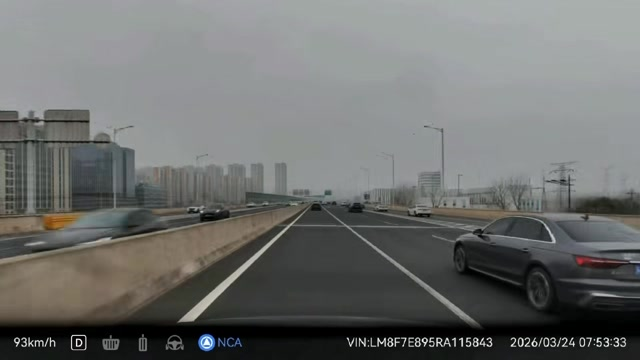
#> input picture backend/data/thumbnails/1b9511ee-4e3a-4b90-9143-cb412a4516e5.jpg, 640 x 360 px
$ python -i lane_detector.py   (imports and definitions only)
#> lines starting #> are read from the running program, lines starting #| are printed output that depends on the picture; after the words box and inside, x2 and y2 are one past the last pixel; in counts of white or black regions, pixels touching at a corner belong together
#> further down, picture is the input picture: shape (360, 640, 3); mean B, G, R 109.3, 110.9, 109.3
"""
车道线检测服务
使用 OpenCV Hough 变换检测车道线、实线/虚线分类、停止线检测
"""
import cv2
import numpy as np
from typing import Dict, List, Optional, Tuple


class LaneDetector:
    """车道线检测服务"""

    def __init__(self):
        # 车道线颜色范围 (HSV)
        self.white_lower = np.array([0, 0, 200])
        self.white_upper = np.array([180, 30, 255])
        self.yellow_lower = np.array([20, 100, 100])
        self.yellow_upper = np.array([30, 255, 255])

        # Hough 变换参数
        self.rho = 2
        self.theta = np.pi / 180
        self.threshold = 50
        self.min_line_length = 30
        self.max_line_gap = 100

    def detect_lanes(self, frame: np.ndarray) -> Dict:
        """
        检测车道线

        Returns:
            {
                "lane_lines": [...],  # 所有检测到的线段
                "solid_lines": [...], # 实线
                "dashed_lines": [...], # 虚线
                "stop_line": {...},   # 停止线
                "horizontal_lines": [...] # 水平线（可能是停止线）
            }
        """
        # 转换为灰度图
        gray = cv2.cvtColor(frame, cv2.COLOR_BGR2GRAY)

        # 边缘检测
        edges = cv2.Canny(gray, 50, 150)
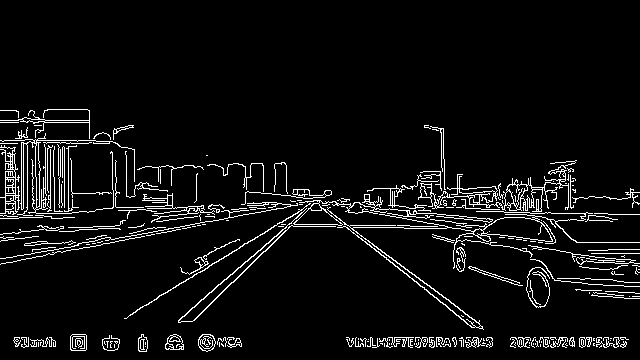
#> edges: shape (360, 640); 5.9% white in thin lines or dots, all inside (x1, y1, x2, y2) = (0, 109, 640, 352)

        # 车道线区域（图像下半部分）
        height, width = frame.shape[:2]
#> height = 360; width = 640
        mask = np.zeros_like(edges)
        polygon = np.array([[
            (0, height),
            (width // 3, height // 2),
            (2 * width // 3, height // 2),
            (width, height)
        ]], dtype=np.int32)
        cv2.fillPoly(mask, polygon, 255)
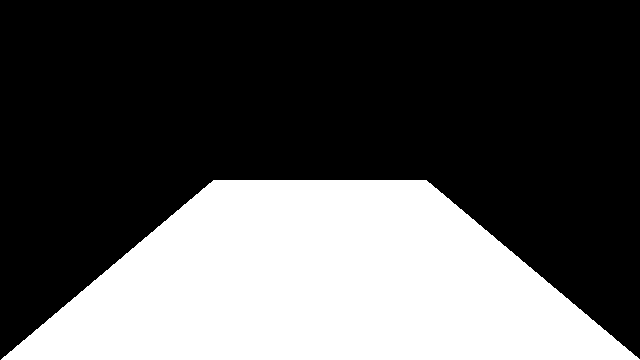
#> mask: shape (360, 640); 33.3% white; 1 white region, box (x1, y1, x2, y2) and area: (1, 180, 640, 360) 76803
        masked_edges = cv2.bitwise_and(edges, mask)
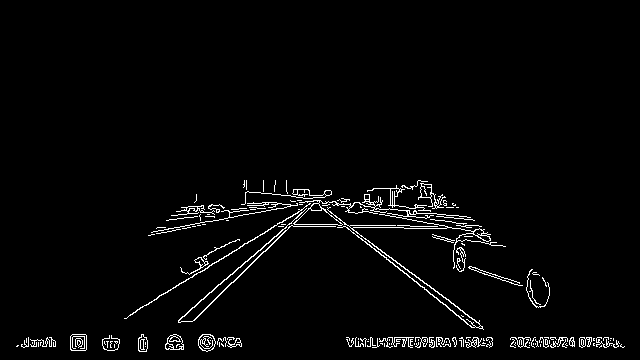
#> masked_edges: shape (360, 640); 2.7% white in thin lines or dots, all inside (x1, y1, x2, y2) = (16, 180, 625, 352)

        # Hough 直线检测
        lines = cv2.HoughLinesP(
            masked_edges,
            self.rho,
            self.theta,
            self.threshold,
            minLineLength=self.min_line_length,
            maxLineGap=self.max_line_gap
        )
#> lines = 59 rows, first 6: [21, 344, 241, 344], [349, 346, 618, 342], [346, 339, 613, 339], [74, 350, 330, 190], [299, 189, 482, 326], [186, 208, 436, 208]

        result = {
            "lane_lines": [],
            "solid_lines": [],
            "dashed_lines": [],
            "stop_line": None,
            "horizontal_lines": []
        }

        if lines is None:
            return result

        for line in lines:
            x1, y1, x2, y2 = line[0]

            # 计算线段长度和角度
            length = np.sqrt((x2 - x1) ** 2 + (y2 - y1) ** 2)
            angle = np.abs(np.arctan2(y2 - y1, x2 - x1) * 180 / np.pi)

            line_info = {
                "start": (x1, y1),
                "end": (x2, y2),
                "length": length,
                "angle": angle
            }

            result["lane_lines"].append(line_info)

            # 分类实线 vs 虚线
            # 虚线：角度接近水平（接近0或180度）且长度较短
            # 实线：角度接近水平且长度较长，或者几乎垂直
            if angle < 20 or angle > 160:
                # 水平线 - 可能是虚线车道线或停止线
                if length > 100:
                    result["solid_lines"].append(line_info)
                else:
                    result["dashed_lines"].append(line_info)
            elif 70 < angle < 110:
                # 垂直线 - 可能是车道边界
                result["solid_lines"].append(line_info)
#> this loop made 59 passes
#> (x1, y1, x2, y2, length, angle) on passes 1 to 12: (21, 344, 241, 344, 220, 0), (349, 346, 618, 342, 269, 0.852), (346, 339, 613, 339, 267, 0), (74, 350, 330, 190, 301.9, 32.01), (299, 189, 482, 326, 228.6, 36.82), (186, 208, 436, 208, 250, 0), (348, 342, 623, 347, 275, 1.04), (143, 351, 328, 190, 245.2, 41.03), (298, 189, 492, 340, 245.8, 37.9), (190, 224, 463, 224, 273, 0), (346, 337, 608, 337, 262, 0), (201, 205, 455, 205, 254, 0)

        # 检测停止线（粗的水平线在下半部分）
        result["stop_line"] = self._detect_stop_line(lines)

        return result

    def _detect_stop_line(self, lines: Optional[np.ndarray]) -> Optional[Dict]:
        """检测停止线 - 粗的短水平线"""
        if lines is None:
            return None

        stop_lines = []
        for line in lines:
            x1, y1, x2, y2 = line[0]
            angle = np.abs(np.arctan2(y2 - y1, x2 - x1) * 180 / np.pi)

            # 停止线特征：接近水平、较短、比较粗
            if angle < 15 or angle > 165:
                length = np.sqrt((x2 - x1) ** 2 + (y2 - y1) ** 2)
                # 停止线通常在图像下方，长度适中
                if 30 < length < 200 and y1 > 300:
                    stop_lines.append({
                        "start": (x1, y1),
                        "end": (x2, y2),
                        "length": length
                    })
#> this loop made 59 passes
#> (x1, y1, x2, y2, angle, length) on passes 1, 2, 3, 6, 7, 10, 11, 12, 14, 15, 16, 17: (21, 344, 241, 344, 0, 220), (349, 346, 618, 342, 0.852, 269), (346, 339, 613, 339, 0, 267), (186, 208, 436, 208, 0, 250), (348, 342, 623, 347, 1.04, 275), (190, 224, 463, 224, 0, 273), (346, 337, 608, 337, 0, 262), (201, 205, 455, 205, 0, 254), (347, 340, 621, 344, 0.836, 274), (187, 213, 436, 213, 0, 249), (184, 217, 470, 217, 0, 286), (349, 338, 613, 338, 0, 264)
#> (x1, y1, x2, y2, angle) on passes 4, 5, 8, 9, 13, 25: (74, 350, 330, 190, 32.01), (299, 189, 482, 326, 36.82), (143, 351, 328, 190, 41.03), (298, 189, 492, 340, 37.9), (165, 347, 327, 190, 44.1), (286, 180, 474, 327, 38.02)

        if stop_lines:
            # 返回最下方的那条（最可能是停止线）
            return max(stop_lines, key=lambda l: l["start"][1])
        return None

    # [65 lines left out: functions detect_solid_line_crossing, _is_solid_line, get_lane_position, not called in this run]

>>> import cv2
>>> picture = cv2.imread('../../data/thumbnails/1b9511ee-4e3a-4b90-9143-cb412a4516e5.jpg')
>>> result = LaneDetector().detect_lanes(picture)
